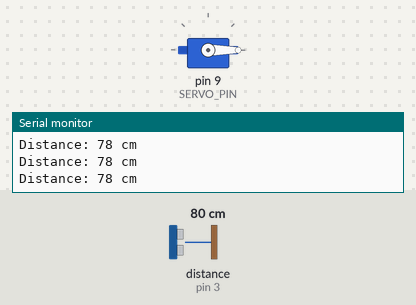
Recording of a sketch running on a simulated Arduino Uno, built with avr-gcc and run on an emulated ATmega328P. Parts: servo, the last lines printed to the serial monitor. Wiring (inferred from the names in the program): ultrasonic range finder: trigger pin 2; echo pin 3. The test bench sets the inputs (shaded band); at power-on: distance to the obstacle (sensor on pin 3) 80 cm. The echo pulse lasts 58.3 µs per cm.

Above: at 1.4 s.
1.5 s: distance to the obstacle (sensor on pin 3) set to 17 cm
3.0 s: distance to the obstacle (sensor on pin 3) set to 13 cm
At 4.0 s:
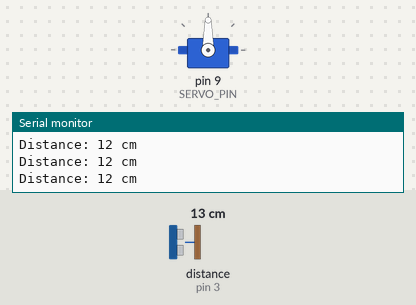
4.5 s: distance to the obstacle (sensor on pin 3) set to 18 cm
At 6.2 s:
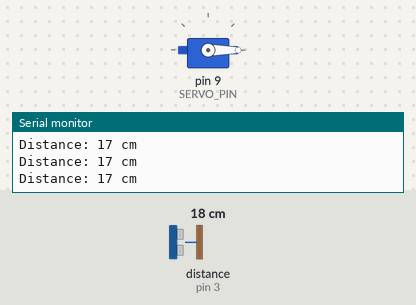
6.5 s: distance to the obstacle (sensor on pin 3) set to 2 cm
At 8.1 s:
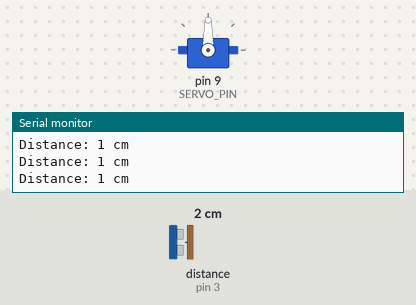
Timing chart, 0 to 9.4 s (numbered marks = the images above; inputs shaded):
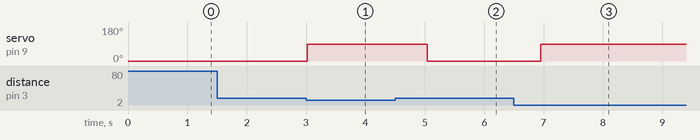

The sketch:

servo-based-automatic-gate-arduino.ino
```cpp
// (licence header left out)
#include <Servo.h>

// Pin Definitions
#define TRIG_PIN  2
#define ECHO_PIN  3
#define SERVO_PIN 9

Servo myServo;

// Function: Read distance from ultrasonic sensor (in cm)
long readDistanceCM() {
  digitalWrite(TRIG_PIN, LOW);
  delayMicroseconds(2);
  digitalWrite(TRIG_PIN, HIGH);
  delayMicroseconds(10);
  digitalWrite(TRIG_PIN, LOW);

  long duration = pulseIn(ECHO_PIN, HIGH);
  long distanceCM = duration * 0.034 / 2;
  return distanceCM;
}

void setup() {
  pinMode(TRIG_PIN, OUTPUT);
  pinMode(ECHO_PIN, INPUT);
  myServo.attach(SERVO_PIN);
  myServo.write(0); // Start at 0 degree (closed gate)
  Serial.begin(9600);
}

void loop() {
  long distance = readDistanceCM();

  Serial.print("Distance: ");
  Serial.print(distance);
  Serial.println(" cm");

  // If object is within 15 cm, open gate
  if (distance > 0 && distance < 15) {
    myServo.write(90); // Open position
  } else {
    delay(500);        // Optional delay before closing
    myServo.write(0);  // Closed position
  }

  delay(100); // Debounce delay
}
```

Measured:
- the behaviour switches between 16 and 15 cm on distance to the obstacle (sensor on pin 3) (found by bisection; images 0 and 1)
- after the input at 3.0 s, servo on pin 9 (SERVO_PIN): 0° → 90° at once
- after the input at 4.5 s, servo on pin 9 (SERVO_PIN): 90° → 0° after 0.55 s
- after the input at 6.5 s, servo on pin 9 (SERVO_PIN): 0° → 90° after 0.45 s
